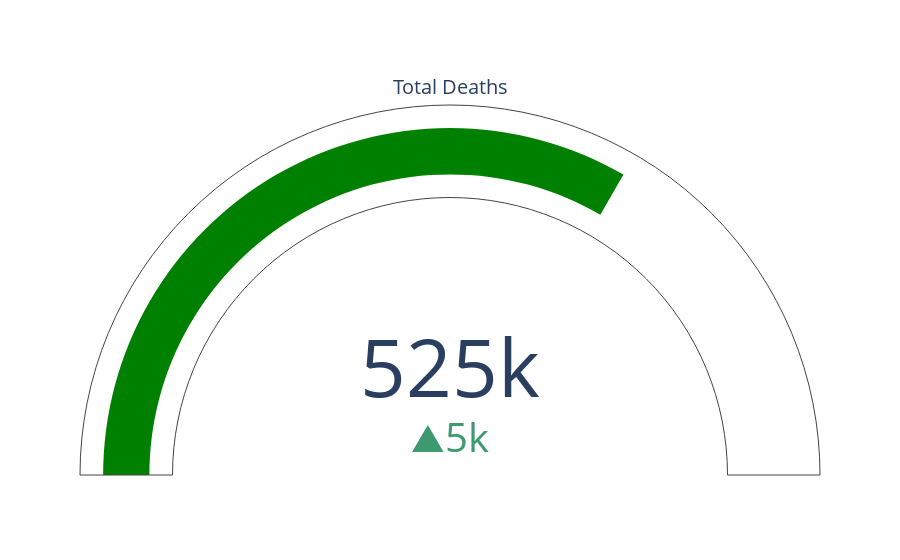

Source (notebook cell):
### Code cell
# total deaths indicator
fig3 = go.Figure(go.Indicator(
    
    value = tot_deaths,
    delta = {'reference': diff3},
    gauge = {
        'axis': {'visible': False}},
    domain = {'row': 0, 'column': 0}))

fig3 = fig3.update_layout(
    template = {'data' : {'indicator': [{
        'title': {'text': "Total Deaths"},
        'mode' : "number+delta+gauge",
        }]
                         }})
fig3.show()

### Figure 1 — Plotly figure (JSON) as saved in the notebook; plotly's stock layout.template omitted (floating-point values rounded to 4 significant figures)
{"data": [{"delta": {"reference": 519886}, "domain": {"column": 0, "row": 0}, "gauge": {"axis": {"visible": false}}, "type": "indicator", "value": 524871}], "layout": {}}
